Frame 1 (no input): blank canvas, image omitted
Frame 60 (the mouse pressed at the canvas centre just before this capture): blank canvas, image omitted
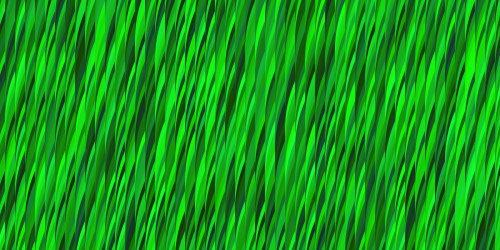
Frame 120 (the mouse held since frame 60 and released just before this capture)

The Processing sketch whose frames 1 and 60 were blank and that drew this single picture after the mouse press (run headless with seeded random() and noise(); from frame 60 on, the mouse is pressed at the canvas centre):

// Processing sketch: processing_46822
// ── processing_46822.pde

void setup() {
  smooth();
  size(500,250);
  noStroke();
}
 
void draw(){
  randomSeed(mouseY);
   
  for (int i=0; i<1000; i+=10){
    for(int j=0; j<1000; j+=10){
       
      fill(20,random(50,255),random(50));
      ellipse(i,j,mouseX,mouseX);
    }
  } 
}
